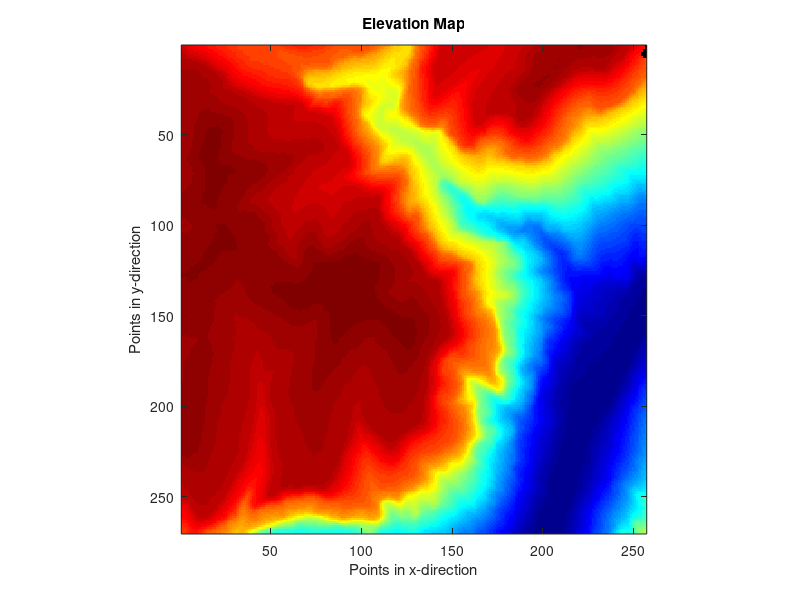

MATLAB code to generate this figure: (Note: this script raises an error after producing the figure.)
%Justin Haupt
%Computer Applications
%3/4/2015

clear; close all;
load('el_data.mat')

%generates an elevation map
figure
imagesc(zgr); colormap(jet); axis image; title('Elevation Map')
xlabel('Points in x-direction'); ylabel('Points in y-direction')

%creates three matrices
wcount = zeros(size(zgr));          % for counting water movement
isLower = false(size(zgr));         % bool matrix for a buffer
nextdown = zeros([size(zgr),2]);    % double matrix for row and col indices

%sets bounds for the buffer (-2 points on the oustide edges)
buffer = [2,2];
mapMax = size(zgr) - buffer;
mapMin = [1,1] + buffer;
isLower(mapMin(1):mapMax(1),mapMin(2):mapMax(2)) = true;

%% Predicts the flowpath of water
%Completes the 'nextdown' matrices by finding where the lowest elevation
%point at every point of elevation. The first matrix is for row coordinates
%and the other is for column. 
for row = mapMin(1):mapMax(1)
    for col = mapMin(2):mapMax(2)
        i = row; j = col;
        
        group = zgr(i-1:i+1,j-1:j+1);
        
        if (min(group(:)) < group(2,2))
            isLower(i,j) = true;
            
            [i,j] = fn_nextDown(group,i,j);
            nextdown(row,col,1) = i;
            nextdown(row,col,2) = j;
        end
    end
end

%Fills in the wcount matrix by tracking the drainage patterns of the water. 
%Every time a water packet passes through a point, the point increases by 1.
for row = mapMin(1):mapMax(1)
    for col = mapMin(2):mapMax(2)
        i = row; j = col;
        while j~=0 && i ~=0 && isLower(i,j)
            idx = [nextdown(i,j,1) nextdown(i,j,2)];
            i = idx(1); j = idx(2);
            if i~=0 || j~=0
                wcount(i,j) = wcount(i,j) + 1;
            end
        end
    end
end

figure
imagesc(log(wcount)); colormap(jet); axis image; title('Drainage Area')
xlabel('Points in x-direction'); ylabel('Points in y-direction')

%% Slope and water drainage plot
%finds the slopes
[xgrad,ygrad] = gradient(zgr);
slopes = sqrt(xgrad.^2 + ygrad.^2);

%reshapes the wcount and slopes matrices into a single column vector
slopes = reshape(slopes,(size(slopes,1)*size(slopes,2)),1);
wcount = reshape(wcount,(size(wcount,1)*size(wcount,2)),1);

%plots the slope by the drainage area (positive slopes only)
wcount = log(wcount);
slopes = abs(log(slopes));  %makes all slopes positive

figure
scatter(wcount,slopes); 
title('Log of slopes vs. Log of Drainage Area')
xlabel('Drainage area (pixels)'); ylabel('Slope (m/m)')

%% Averaged slope plot
nbins = 25;                                  %number of segments
bins = 0:max(wcount)/(nbins-1):max(wcount);  %creates the segments

mslope = zeros(nbins-1,1);  %slope means matrix
midpoints = mslope;         %midpoints for the x-axis

%calculates the mean slope and midpoints within all the bin groups
for i = 1:nbins-1
    idx          = find(wcount>=bins(i) & wcount<bins(i+1));
    mslope(i)    = nanmean(slopes(idx));     %Includes NaN numbers
    midpoints(i) = (bins(i) + bins(i+1)/2);
end

figure
plot(midpoints,mslope)
title('Averaged Log of slopes vs. Log of Drainage Area')
xlabel('Drainage area (pixels)'); ylabel('Average slopes (m/m)')

%% Regime map
%the breaks are manually chosen by noticable changes in slope
breaks = [0 3 8.5 9.8 10.3 14];
regime = zeros(size(wcount));

for i = 1:length(breaks)-1
    idx2 = find(wcount>=breaks(i) & wcount<breaks(i+1));
    regime(idx2) = i;
end

regime = reshape(regime,270,257);

figure
imagesc(regime); colormap(hot); colorbar; axis image; title('Regime Map')
xlabel('Points in x-direction'); ylabel('Points in y-direction')







